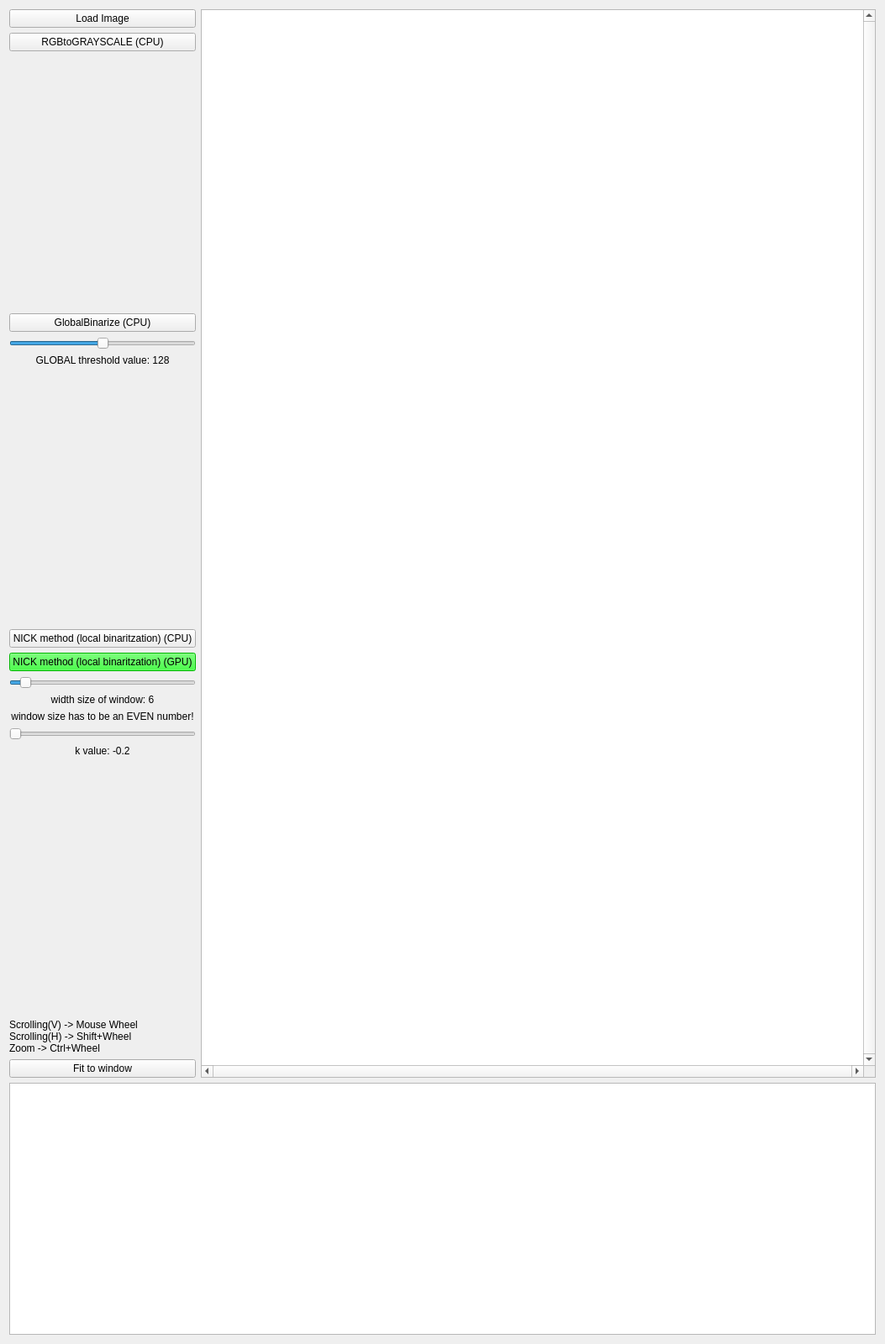
<?xml version="1.0" encoding="UTF-8"?>
<ui version="4.0">
 <class>MainWindow</class>
 <widget class="QMainWindow" name="MainWindow">
  <property name="geometry">
   <rect>
    <x>0</x>
    <y>0</y>
    <width>1053</width>
    <height>1600</height>
   </rect>
  </property>
  <property name="minimumSize">
   <size>
    <width>0</width>
    <height>1300</height>
   </size>
  </property>
  <property name="windowTitle">
   <string>Qt5 Image Viewer</string>
  </property>
  <widget class="QWidget" name="centralWidget">
   <layout class="QHBoxLayout" name="horizontalLayout_2">
    <item>
     <layout class="QFormLayout" name="formLayout">
      <property name="bottomMargin">
       <number>0</number>
      </property>
      <item row="0" column="0">
       <layout class="QHBoxLayout" name="horizontalLayout">
        <item>
         <layout class="QVBoxLayout" name="verticalLayout">
          <item>
           <widget class="QPushButton" name="btnLoadBG">
            <property name="text">
             <string>Load Image</string>
            </property>
           </widget>
          </item>
          <item>
           <widget class="QPushButton" name="grayscale">
            <property name="text">
             <string>RGBtoGRAYSCALE (CPU)</string>
            </property>
           </widget>
          </item>
          <item>
           <spacer name="verticalSpacer_2">
            <property name="orientation">
             <enum>Qt::Vertical</enum>
            </property>
            <property name="sizeHint" stdset="0">
             <size>
              <width>20</width>
              <height>40</height>
             </size>
            </property>
           </spacer>
          </item>
          <item>
           <widget class="QPushButton" name="globalBinarize">
            <property name="text">
             <string>GlobalBinarize (CPU)</string>
            </property>
           </widget>
          </item>
          <item>
           <widget class="QSlider" name="globalThresholdSlider">
            <property name="maximum">
             <number>256</number>
            </property>
            <property name="sliderPosition">
             <number>128</number>
            </property>
            <property name="orientation">
             <enum>Qt::Horizontal</enum>
            </property>
           </widget>
          </item>
          <item>
           <widget class="QLabel" name="GlobalThresholdText">
            <property name="text">
             <string>GLOBAL threshold value: 128</string>
            </property>
            <property name="alignment">
             <set>Qt::AlignCenter</set>
            </property>
           </widget>
          </item>
          <item>
           <spacer name="verticalSpacer_3">
            <property name="orientation">
             <enum>Qt::Vertical</enum>
            </property>
            <property name="sizeHint" stdset="0">
             <size>
              <width>20</width>
              <height>40</height>
             </size>
            </property>
           </spacer>
          </item>
          <item>
           <widget class="QPushButton" name="NickCPU">
            <property name="enabled">
             <bool>true</bool>
            </property>
            <property name="text">
             <string>NICK method (local binaritzation) (CPU)</string>
            </property>
           </widget>
          </item>
          <item>
           <widget class="QPushButton" name="NickGPU">
            <property name="styleSheet">
             <string notr="true">background-color: rgb(0, 255, 0)</string>
            </property>
            <property name="text">
             <string>NICK method (local binaritzation) (GPU)</string>
            </property>
           </widget>
          </item>
          <item>
           <widget class="QSlider" name="windowSizeSlider">
            <property name="maximum">
             <number>100</number>
            </property>
            <property name="singleStep">
             <number>2</number>
            </property>
            <property name="pageStep">
             <number>2</number>
            </property>
            <property name="value">
             <number>6</number>
            </property>
            <property name="orientation">
             <enum>Qt::Horizontal</enum>
            </property>
           </widget>
          </item>
          <item>
           <widget class="QLabel" name="windowSizeText">
            <property name="text">
             <string>width size of window: 6</string>
            </property>
            <property name="alignment">
             <set>Qt::AlignCenter</set>
            </property>
           </widget>
          </item>
          <item>
           <widget class="QLabel" name="evenNumber">
            <property name="text">
             <string>window size has to be an EVEN number!</string>
            </property>
            <property name="alignment">
             <set>Qt::AlignCenter</set>
            </property>
           </widget>
          </item>
          <item>
           <widget class="QSlider" name="kSlider">
            <property name="minimum">
             <number>-20</number>
            </property>
            <property name="maximum">
             <number>-10</number>
            </property>
            <property name="value">
             <number>-20</number>
            </property>
            <property name="orientation">
             <enum>Qt::Horizontal</enum>
            </property>
           </widget>
          </item>
          <item>
           <widget class="QLabel" name="kText">
            <property name="text">
             <string>k value: -0.2</string>
            </property>
            <property name="alignment">
             <set>Qt::AlignCenter</set>
            </property>
           </widget>
          </item>
          <item>
           <spacer name="verticalSpacer">
            <property name="orientation">
             <enum>Qt::Vertical</enum>
            </property>
            <property name="sizeHint" stdset="0">
             <size>
              <width>20</width>
              <height>40</height>
             </size>
            </property>
           </spacer>
          </item>
          <item>
           <widget class="QLabel" name="label">
            <property name="text">
             <string>Scrolling(V) -&gt; Mouse Wheel
Scrolling(H) -&gt; Shift+Wheel
Zoom -&gt; Ctrl+Wheel</string>
            </property>
           </widget>
          </item>
          <item>
           <widget class="QPushButton" name="btnFitWindow">
            <property name="text">
             <string>Fit to window</string>
            </property>
           </widget>
          </item>
         </layout>
        </item>
       </layout>
      </item>
      <item row="1" column="0" colspan="2">
       <widget class="QTextBrowser" name="textBrowser">
        <property name="minimumSize">
         <size>
          <width>0</width>
          <height>300</height>
         </size>
        </property>
        <property name="maximumSize">
         <size>
          <width>16777215</width>
          <height>100</height>
         </size>
        </property>
        <property name="baseSize">
         <size>
          <width>0</width>
          <height>100</height>
         </size>
        </property>
        <property name="acceptDrops">
         <bool>true</bool>
        </property>
        <property name="acceptRichText">
         <bool>true</bool>
        </property>
       </widget>
      </item>
      <item row="0" column="1">
       <widget class="MyGraphicsView" name="m_graphicsView">
        <property name="minimumSize">
         <size>
          <width>800</width>
          <height>600</height>
         </size>
        </property>
        <property name="verticalScrollBarPolicy">
         <enum>Qt::ScrollBarAlwaysOn</enum>
        </property>
        <property name="horizontalScrollBarPolicy">
         <enum>Qt::ScrollBarAlwaysOn</enum>
        </property>
       </widget>
      </item>
     </layout>
    </item>
   </layout>
  </widget>
 </widget>
 <layoutdefault spacing="6" margin="11"/>
 <customwidgets>
  <customwidget>
   <class>MyGraphicsView</class>
   <extends>QGraphicsView</extends>
   <header>mygraphicsview.h</header>
  </customwidget>
 </customwidgets>
 <resources/>
 <connections>
  <connection>
   <sender>btnLoadBG</sender>
   <signal>clicked()</signal>
   <receiver>MainWindow</receiver>
   <slot>onPressLoadImage()</slot>
   <hints>
    <hint type="sourcelabel">
     <x>55</x>
     <y>43</y>
    </hint>
    <hint type="destinationlabel">
     <x>55</x>
     <y>165</y>
    </hint>
   </hints>
  </connection>
  <connection>
   <sender>btnFitWindow</sender>
   <signal>clicked()</signal>
   <receiver>MainWindow</receiver>
   <slot>onPressFitWindow()</slot>
   <hints>
    <hint type="sourcelabel">
     <x>53</x>
     <y>552</y>
    </hint>
    <hint type="destinationlabel">
     <x>52</x>
     <y>498</y>
    </hint>
   </hints>
  </connection>
  <connection>
   <sender>windowSizeSlider</sender>
   <signal>valueChanged(int)</signal>
   <receiver>MainWindow</receiver>
   <slot>onWindowSizeSliderChanged(int)</slot>
   <hints>
    <hint type="sourcelabel">
     <x>153</x>
     <y>276</y>
    </hint>
    <hint type="destinationlabel">
     <x>299</x>
     <y>274</y>
    </hint>
   </hints>
  </connection>
  <connection>
   <sender>kSlider</sender>
   <signal>valueChanged(int)</signal>
   <receiver>MainWindow</receiver>
   <slot>onkSilderChanged(int)</slot>
   <hints>
    <hint type="sourcelabel">
     <x>153</x>
     <y>313</y>
    </hint>
    <hint type="destinationlabel">
     <x>299</x>
     <y>274</y>
    </hint>
   </hints>
  </connection>
  <connection>
   <sender>grayscale</sender>
   <signal>clicked()</signal>
   <receiver>MainWindow</receiver>
   <slot>onGrayscaleClicked()</slot>
   <hints>
    <hint type="sourcelabel">
     <x>153</x>
     <y>52</y>
    </hint>
    <hint type="destinationlabel">
     <x>299</x>
     <y>274</y>
    </hint>
   </hints>
  </connection>
  <connection>
   <sender>globalThresholdSlider</sender>
   <signal>valueChanged(int)</signal>
   <receiver>MainWindow</receiver>
   <slot>onGlobalThresholdSliderChanged(int)</slot>
   <hints>
    <hint type="sourcelabel">
     <x>153</x>
     <y>142</y>
    </hint>
    <hint type="destinationlabel">
     <x>299</x>
     <y>274</y>
    </hint>
   </hints>
  </connection>
  <connection>
   <sender>globalBinarize</sender>
   <signal>clicked()</signal>
   <receiver>MainWindow</receiver>
   <slot>onGlobalBinarizeClicked()</slot>
   <hints>
    <hint type="sourcelabel">
     <x>153</x>
     <y>119</y>
    </hint>
    <hint type="destinationlabel">
     <x>299</x>
     <y>274</y>
    </hint>
   </hints>
  </connection>
  <connection>
   <sender>NickGPU</sender>
   <signal>clicked()</signal>
   <receiver>MainWindow</receiver>
   <slot>onNickGPUClicked()</slot>
   <hints>
    <hint type="sourcelabel">
     <x>153</x>
     <y>253</y>
    </hint>
    <hint type="destinationlabel">
     <x>299</x>
     <y>274</y>
    </hint>
   </hints>
  </connection>
  <connection>
   <sender>NickCPU</sender>
   <signal>clicked()</signal>
   <receiver>MainWindow</receiver>
   <slot>onNickCPUClicked()</slot>
   <hints>
    <hint type="sourcelabel">
     <x>153</x>
     <y>224</y>
    </hint>
    <hint type="destinationlabel">
     <x>299</x>
     <y>274</y>
    </hint>
   </hints>
  </connection>
 </connections>
 <slots>
  <slot>onPressLoadImage()</slot>
  <slot>onPressFitWindow()</slot>
  <slot>onPressSaveImage()</slot>
  <slot>onWindowSizeSliderChanged(int)</slot>
  <slot>onkSilderChanged(int)</slot>
  <slot>onGrayscaleClicked()</slot>
  <slot>onGlobalThresholdSliderChanged(int)</slot>
  <slot>onGlobalBinarizeClicked()</slot>
  <slot>onNickGPUClicked()</slot>
  <slot>onNickCPUClicked()</slot>
 </slots>
</ui>
